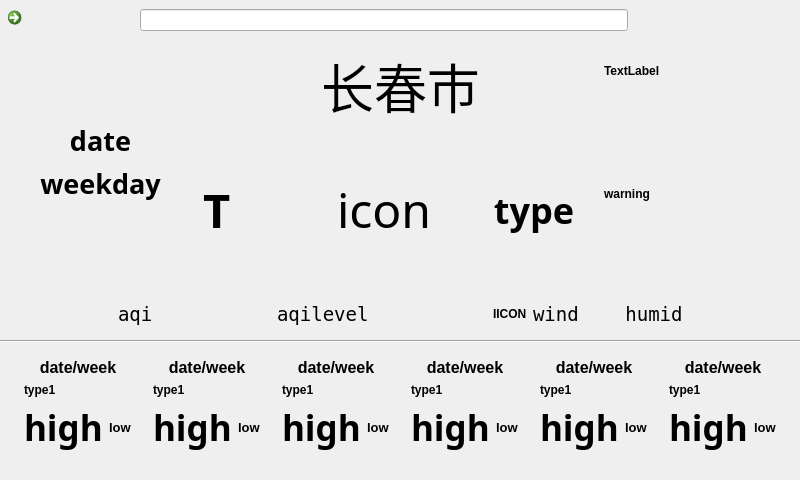
<?xml version="1.0" encoding="UTF-8"?>
<ui version="4.0">
 <class>weatherwindow</class>
 <widget class="QMainWindow" name="weatherwindow">
  <property name="enabled">
   <bool>true</bool>
  </property>
  <property name="geometry">
   <rect>
    <x>0</x>
    <y>0</y>
    <width>800</width>
    <height>480</height>
   </rect>
  </property>
  <property name="minimumSize">
   <size>
    <width>800</width>
    <height>480</height>
   </size>
  </property>
  <property name="maximumSize">
   <size>
    <width>800</width>
    <height>480</height>
   </size>
  </property>
  <property name="font">
   <font>
    <pointsize>9</pointsize>
    <bold>true</bold>
   </font>
  </property>
  <property name="windowTitle">
   <string>MainWindow</string>
  </property>
  <property name="styleSheet">
   <string notr="true">QMainWindow{background-image: url(:/new/prefix1/weather/wea1.png);}</string>
  </property>
  <property name="animated">
   <bool>true</bool>
  </property>
  <property name="tabShape">
   <enum>QTabWidget::Rounded</enum>
  </property>
  <widget class="QWidget" name="centralwidget">
   <widget class="QWidget" name="layoutWidget">
    <property name="geometry">
     <rect>
      <x>0</x>
      <y>0</y>
      <width>801</width>
      <height>461</height>
     </rect>
    </property>
    <layout class="QVBoxLayout" name="verticalLayout_10" stretch="2,12,2,1,0">
     <item>
      <layout class="QHBoxLayout" name="horizontalLayout_13">
       <item>
        <widget class="QCommandLinkButton" name="back">
         <property name="maximumSize">
          <size>
           <width>41</width>
           <height>41</height>
          </size>
         </property>
         <property name="font">
          <font>
           <family>Hannotate SC</family>
           <pointsize>28</pointsize>
           <bold>true</bold>
          </font>
         </property>
         <property name="text">
          <string/>
         </property>
         <property name="icon">
          <iconset>
           <normaloff>:/main/main.png</normaloff>:/main/main.png</iconset>
         </property>
         <property name="iconSize">
          <size>
           <width>50</width>
           <height>50</height>
          </size>
         </property>
        </widget>
       </item>
       <item>
        <layout class="QHBoxLayout" name="horizontalLayout_3">
         <item>
          <widget class="QPushButton" name="searchbutton_2">
           <property name="maximumSize">
            <size>
             <width>41</width>
             <height>41</height>
            </size>
           </property>
           <property name="font">
            <font>
             <family>Hannotate SC</family>
             <pointsize>18</pointsize>
             <bold>true</bold>
            </font>
           </property>
           <property name="text">
            <string/>
           </property>
           <property name="flat">
            <bool>true</bool>
           </property>
          </widget>
         </item>
         <item>
          <widget class="QPushButton" name="openSideBar">
           <property name="maximumSize">
            <size>
             <width>41</width>
             <height>41</height>
            </size>
           </property>
           <property name="text">
            <string/>
           </property>
           <property name="flat">
            <bool>true</bool>
           </property>
          </widget>
         </item>
         <item>
          <widget class="QLineEdit" name="searchline"/>
         </item>
         <item>
          <widget class="QPushButton" name="add">
           <property name="maximumSize">
            <size>
             <width>41</width>
             <height>41</height>
            </size>
           </property>
           <property name="text">
            <string/>
           </property>
           <property name="flat">
            <bool>true</bool>
           </property>
          </widget>
         </item>
         <item>
          <widget class="QPushButton" name="searchbutton">
           <property name="maximumSize">
            <size>
             <width>41</width>
             <height>41</height>
            </size>
           </property>
           <property name="font">
            <font>
             <family>Hannotate SC</family>
             <pointsize>18</pointsize>
             <bold>true</bold>
            </font>
           </property>
           <property name="text">
            <string/>
           </property>
           <property name="flat">
            <bool>true</bool>
           </property>
          </widget>
         </item>
         <item>
          <spacer name="horizontalSpacer_14">
           <property name="orientation">
            <enum>Qt::Horizontal</enum>
           </property>
           <property name="sizeType">
            <enum>QSizePolicy::Minimum</enum>
           </property>
           <property name="sizeHint" stdset="0">
            <size>
             <width>40</width>
             <height>20</height>
            </size>
           </property>
          </spacer>
         </item>
         <item>
          <spacer name="horizontalSpacer_13">
           <property name="orientation">
            <enum>Qt::Horizontal</enum>
           </property>
           <property name="sizeType">
            <enum>QSizePolicy::Minimum</enum>
           </property>
           <property name="sizeHint" stdset="0">
            <size>
             <width>40</width>
             <height>20</height>
            </size>
           </property>
          </spacer>
         </item>
        </layout>
       </item>
      </layout>
     </item>
     <item>
      <layout class="QHBoxLayout" name="horizontalLayout_12" stretch="1,2,1">
       <item>
        <widget class="QWidget" name="widget" native="true">
         <widget class="QWidget" name="layoutWidget">
          <property name="geometry">
           <rect>
            <x>20</x>
            <y>40</y>
            <width>161</width>
            <height>151</height>
           </rect>
          </property>
          <layout class="QVBoxLayout" name="verticalLayout">
           <item>
            <spacer name="verticalSpacer_2">
             <property name="orientation">
              <enum>Qt::Vertical</enum>
             </property>
             <property name="sizeHint" stdset="0">
              <size>
               <width>20</width>
               <height>40</height>
              </size>
             </property>
            </spacer>
           </item>
           <item>
            <widget class="QLabel" name="date_2">
             <property name="font">
              <font>
               <family>Hannotate SC</family>
               <pointsize>20</pointsize>
               <bold>true</bold>
              </font>
             </property>
             <property name="text">
              <string>date</string>
             </property>
             <property name="alignment">
              <set>Qt::AlignCenter</set>
             </property>
            </widget>
           </item>
           <item>
            <widget class="QLabel" name="weekday">
             <property name="font">
              <font>
               <family>Hannotate SC</family>
               <pointsize>20</pointsize>
               <bold>true</bold>
              </font>
             </property>
             <property name="text">
              <string>weekday</string>
             </property>
             <property name="alignment">
              <set>Qt::AlignCenter</set>
             </property>
            </widget>
           </item>
           <item>
            <spacer name="verticalSpacer">
             <property name="orientation">
              <enum>Qt::Vertical</enum>
             </property>
             <property name="sizeHint" stdset="0">
              <size>
               <width>20</width>
               <height>40</height>
              </size>
             </property>
            </spacer>
           </item>
          </layout>
         </widget>
        </widget>
       </item>
       <item>
        <layout class="QVBoxLayout" name="verticalLayout_9" stretch="1,3">
         <item>
          <widget class="QLabel" name="city">
           <property name="font">
            <font>
             <family>Hannotate SC</family>
             <pointsize>40</pointsize>
             <bold>false</bold>
            </font>
           </property>
           <property name="text">
            <string>长春市</string>
           </property>
           <property name="alignment">
            <set>Qt::AlignCenter</set>
           </property>
          </widget>
         </item>
         <item>
          <layout class="QHBoxLayout" name="horizontalLayout_2" stretch="1,1,1">
           <item>
            <widget class="QLabel" name="centigrade">
             <property name="font">
              <font>
               <family>Hannotate SC</family>
               <pointsize>35</pointsize>
               <bold>true</bold>
              </font>
             </property>
             <property name="text">
              <string>T</string>
             </property>
             <property name="alignment">
              <set>Qt::AlignLeading|Qt::AlignLeft|Qt::AlignVCenter</set>
             </property>
            </widget>
           </item>
           <item>
            <widget class="QLabel" name="icon">
             <property name="font">
              <font>
               <family>Yuppy SC</family>
               <pointsize>36</pointsize>
               <bold>false</bold>
              </font>
             </property>
             <property name="text">
              <string>icon</string>
             </property>
             <property name="scaledContents">
              <bool>true</bool>
             </property>
            </widget>
           </item>
           <item>
            <widget class="QLabel" name="type">
             <property name="font">
              <font>
               <family>Hannotate SC</family>
               <pointsize>27</pointsize>
               <bold>true</bold>
              </font>
             </property>
             <property name="text">
              <string>type</string>
             </property>
             <property name="alignment">
              <set>Qt::AlignCenter</set>
             </property>
            </widget>
           </item>
          </layout>
         </item>
        </layout>
       </item>
       <item>
        <layout class="QVBoxLayout" name="verticalLayout_8" stretch="1,4">
         <item>
          <widget class="QLabel" name="noticeIcon">
           <property name="text">
            <string>TextLabel</string>
           </property>
          </widget>
         </item>
         <item>
          <widget class="QLabel" name="warningPanel">
           <property name="text">
            <string>warning</string>
           </property>
          </widget>
         </item>
        </layout>
       </item>
      </layout>
     </item>
     <item>
      <layout class="QHBoxLayout" name="horizontalLayout_11">
       <item>
        <spacer name="horizontalSpacer_11">
         <property name="orientation">
          <enum>Qt::Horizontal</enum>
         </property>
         <property name="sizeHint" stdset="0">
          <size>
           <width>40</width>
           <height>20</height>
          </size>
         </property>
        </spacer>
       </item>
       <item>
        <widget class="QLabel" name="aqi">
         <property name="font">
          <font>
           <family>Andale Mono</family>
           <pointsize>14</pointsize>
           <bold>false</bold>
          </font>
         </property>
         <property name="text">
          <string>aqi</string>
         </property>
        </widget>
       </item>
       <item>
        <spacer name="horizontalSpacer_8">
         <property name="orientation">
          <enum>Qt::Horizontal</enum>
         </property>
         <property name="sizeHint" stdset="0">
          <size>
           <width>40</width>
           <height>20</height>
          </size>
         </property>
        </spacer>
       </item>
       <item>
        <widget class="QLabel" name="aqilevel">
         <property name="font">
          <font>
           <family>Andale Mono</family>
           <pointsize>14</pointsize>
           <bold>false</bold>
          </font>
         </property>
         <property name="text">
          <string>aqilevel</string>
         </property>
        </widget>
       </item>
       <item>
        <spacer name="horizontalSpacer_9">
         <property name="orientation">
          <enum>Qt::Horizontal</enum>
         </property>
         <property name="sizeHint" stdset="0">
          <size>
           <width>40</width>
           <height>20</height>
          </size>
         </property>
        </spacer>
       </item>
       <item>
        <layout class="QHBoxLayout" name="horizontalLayout">
         <item>
          <widget class="QLabel" name="windIcon">
           <property name="text">
            <string>IICON</string>
           </property>
          </widget>
         </item>
         <item>
          <widget class="QLabel" name="wind">
           <property name="font">
            <font>
             <family>Andale Mono</family>
             <pointsize>14</pointsize>
             <bold>false</bold>
            </font>
           </property>
           <property name="text">
            <string>wind</string>
           </property>
          </widget>
         </item>
         <item>
          <spacer name="horizontalSpacer_10">
           <property name="orientation">
            <enum>Qt::Horizontal</enum>
           </property>
           <property name="sizeHint" stdset="0">
            <size>
             <width>40</width>
             <height>20</height>
            </size>
           </property>
          </spacer>
         </item>
        </layout>
       </item>
       <item>
        <widget class="QLabel" name="humid">
         <property name="font">
          <font>
           <family>Andale Mono</family>
           <pointsize>14</pointsize>
           <bold>false</bold>
          </font>
         </property>
         <property name="text">
          <string>humid</string>
         </property>
         <property name="alignment">
          <set>Qt::AlignCenter</set>
         </property>
        </widget>
       </item>
       <item>
        <spacer name="horizontalSpacer_12">
         <property name="orientation">
          <enum>Qt::Horizontal</enum>
         </property>
         <property name="sizeHint" stdset="0">
          <size>
           <width>40</width>
           <height>20</height>
          </size>
         </property>
        </spacer>
       </item>
      </layout>
     </item>
     <item>
      <widget class="Line" name="line_2">
       <property name="orientation">
        <enum>Qt::Horizontal</enum>
       </property>
      </widget>
     </item>
     <item>
      <widget class="QWidget" name="glass" native="true">
       <layout class="QHBoxLayout" name="horizontalLayout_10">
        <item>
         <spacer name="horizontalSpacer_7">
          <property name="orientation">
           <enum>Qt::Horizontal</enum>
          </property>
          <property name="sizeHint" stdset="0">
           <size>
            <width>40</width>
            <height>20</height>
           </size>
          </property>
         </spacer>
        </item>
        <item>
         <layout class="QVBoxLayout" name="verticalLayout_2">
          <item>
           <widget class="QLabel" name="dateweekday">
            <property name="font">
             <font>
              <pointsize>12</pointsize>
              <bold>true</bold>
             </font>
            </property>
            <property name="text">
             <string>date/week</string>
            </property>
            <property name="alignment">
             <set>Qt::AlignCenter</set>
            </property>
           </widget>
          </item>
          <item>
           <widget class="QLabel" name="type1">
            <property name="text">
             <string>type1</string>
            </property>
            <property name="scaledContents">
             <bool>true</bool>
            </property>
           </widget>
          </item>
          <item>
           <layout class="QHBoxLayout" name="horizontalLayout_4">
            <item>
             <widget class="QLabel" name="high">
              <property name="font">
               <font>
                <family>Heiti SC</family>
                <pointsize>26</pointsize>
                <bold>true</bold>
               </font>
              </property>
              <property name="text">
               <string>high</string>
              </property>
             </widget>
            </item>
            <item>
             <widget class="QLabel" name="low">
              <property name="font">
               <font>
                <pointsize>10</pointsize>
                <bold>true</bold>
               </font>
              </property>
              <property name="text">
               <string>low</string>
              </property>
             </widget>
            </item>
           </layout>
          </item>
         </layout>
        </item>
        <item>
         <spacer name="horizontalSpacer">
          <property name="orientation">
           <enum>Qt::Horizontal</enum>
          </property>
          <property name="sizeHint" stdset="0">
           <size>
            <width>40</width>
            <height>20</height>
           </size>
          </property>
         </spacer>
        </item>
        <item>
         <layout class="QVBoxLayout" name="verticalLayout_3">
          <item>
           <widget class="QLabel" name="dateweekday_2">
            <property name="font">
             <font>
              <pointsize>12</pointsize>
              <bold>true</bold>
             </font>
            </property>
            <property name="text">
             <string>date/week</string>
            </property>
            <property name="alignment">
             <set>Qt::AlignCenter</set>
            </property>
           </widget>
          </item>
          <item>
           <widget class="QLabel" name="type1_2">
            <property name="text">
             <string>type1</string>
            </property>
            <property name="scaledContents">
             <bool>true</bool>
            </property>
           </widget>
          </item>
          <item>
           <layout class="QHBoxLayout" name="horizontalLayout_5">
            <item>
             <widget class="QLabel" name="high_2">
              <property name="font">
               <font>
                <family>Heiti SC</family>
                <pointsize>26</pointsize>
                <bold>true</bold>
               </font>
              </property>
              <property name="text">
               <string>high</string>
              </property>
             </widget>
            </item>
            <item>
             <widget class="QLabel" name="low_2">
              <property name="font">
               <font>
                <pointsize>10</pointsize>
                <bold>true</bold>
               </font>
              </property>
              <property name="text">
               <string>low</string>
              </property>
             </widget>
            </item>
           </layout>
          </item>
         </layout>
        </item>
        <item>
         <spacer name="horizontalSpacer_2">
          <property name="orientation">
           <enum>Qt::Horizontal</enum>
          </property>
          <property name="sizeHint" stdset="0">
           <size>
            <width>40</width>
            <height>20</height>
           </size>
          </property>
         </spacer>
        </item>
        <item>
         <layout class="QVBoxLayout" name="verticalLayout_4">
          <item>
           <widget class="QLabel" name="dateweekday_3">
            <property name="font">
             <font>
              <pointsize>12</pointsize>
              <bold>true</bold>
             </font>
            </property>
            <property name="text">
             <string>date/week</string>
            </property>
            <property name="alignment">
             <set>Qt::AlignCenter</set>
            </property>
           </widget>
          </item>
          <item>
           <widget class="QLabel" name="type1_3">
            <property name="text">
             <string>type1</string>
            </property>
            <property name="scaledContents">
             <bool>true</bool>
            </property>
           </widget>
          </item>
          <item>
           <layout class="QHBoxLayout" name="horizontalLayout_6">
            <item>
             <widget class="QLabel" name="high_3">
              <property name="font">
               <font>
                <family>Heiti SC</family>
                <pointsize>26</pointsize>
                <bold>true</bold>
               </font>
              </property>
              <property name="text">
               <string>high</string>
              </property>
             </widget>
            </item>
            <item>
             <widget class="QLabel" name="low_3">
              <property name="font">
               <font>
                <pointsize>10</pointsize>
                <bold>true</bold>
               </font>
              </property>
              <property name="text">
               <string>low</string>
              </property>
             </widget>
            </item>
           </layout>
          </item>
         </layout>
        </item>
        <item>
         <spacer name="horizontalSpacer_3">
          <property name="orientation">
           <enum>Qt::Horizontal</enum>
          </property>
          <property name="sizeHint" stdset="0">
           <size>
            <width>40</width>
            <height>20</height>
           </size>
          </property>
         </spacer>
        </item>
        <item>
         <layout class="QVBoxLayout" name="verticalLayout_5">
          <item>
           <widget class="QLabel" name="dateweekday_4">
            <property name="font">
             <font>
              <pointsize>12</pointsize>
              <bold>true</bold>
             </font>
            </property>
            <property name="text">
             <string>date/week</string>
            </property>
            <property name="alignment">
             <set>Qt::AlignCenter</set>
            </property>
           </widget>
          </item>
          <item>
           <widget class="QLabel" name="type1_4">
            <property name="text">
             <string>type1</string>
            </property>
            <property name="scaledContents">
             <bool>true</bool>
            </property>
           </widget>
          </item>
          <item>
           <layout class="QHBoxLayout" name="horizontalLayout_7">
            <item>
             <widget class="QLabel" name="high_4">
              <property name="font">
               <font>
                <family>Heiti SC</family>
                <pointsize>26</pointsize>
                <bold>true</bold>
               </font>
              </property>
              <property name="text">
               <string>high</string>
              </property>
             </widget>
            </item>
            <item>
             <widget class="QLabel" name="low_4">
              <property name="font">
               <font>
                <pointsize>10</pointsize>
                <bold>true</bold>
               </font>
              </property>
              <property name="text">
               <string>low</string>
              </property>
             </widget>
            </item>
           </layout>
          </item>
         </layout>
        </item>
        <item>
         <spacer name="horizontalSpacer_4">
          <property name="orientation">
           <enum>Qt::Horizontal</enum>
          </property>
          <property name="sizeHint" stdset="0">
           <size>
            <width>40</width>
            <height>20</height>
           </size>
          </property>
         </spacer>
        </item>
        <item>
         <layout class="QVBoxLayout" name="verticalLayout_6">
          <item>
           <widget class="QLabel" name="dateweekday_5">
            <property name="font">
             <font>
              <pointsize>12</pointsize>
              <bold>true</bold>
             </font>
            </property>
            <property name="text">
             <string>date/week</string>
            </property>
            <property name="alignment">
             <set>Qt::AlignCenter</set>
            </property>
           </widget>
          </item>
          <item>
           <widget class="QLabel" name="type1_5">
            <property name="text">
             <string>type1</string>
            </property>
            <property name="scaledContents">
             <bool>true</bool>
            </property>
           </widget>
          </item>
          <item>
           <layout class="QHBoxLayout" name="horizontalLayout_8">
            <item>
             <widget class="QLabel" name="high_5">
              <property name="font">
               <font>
                <family>Heiti SC</family>
                <pointsize>26</pointsize>
                <bold>true</bold>
               </font>
              </property>
              <property name="text">
               <string>high</string>
              </property>
             </widget>
            </item>
            <item>
             <widget class="QLabel" name="low_5">
              <property name="font">
               <font>
                <pointsize>10</pointsize>
                <bold>true</bold>
               </font>
              </property>
              <property name="text">
               <string>low</string>
              </property>
             </widget>
            </item>
           </layout>
          </item>
         </layout>
        </item>
        <item>
         <spacer name="horizontalSpacer_5">
          <property name="orientation">
           <enum>Qt::Horizontal</enum>
          </property>
          <property name="sizeHint" stdset="0">
           <size>
            <width>40</width>
            <height>20</height>
           </size>
          </property>
         </spacer>
        </item>
        <item>
         <layout class="QVBoxLayout" name="verticalLayout_7">
          <item>
           <widget class="QLabel" name="dateweekday_6">
            <property name="font">
             <font>
              <pointsize>12</pointsize>
              <bold>true</bold>
             </font>
            </property>
            <property name="text">
             <string>date/week</string>
            </property>
            <property name="alignment">
             <set>Qt::AlignCenter</set>
            </property>
           </widget>
          </item>
          <item>
           <widget class="QLabel" name="type1_6">
            <property name="text">
             <string>type1</string>
            </property>
            <property name="scaledContents">
             <bool>true</bool>
            </property>
           </widget>
          </item>
          <item>
           <layout class="QHBoxLayout" name="horizontalLayout_9">
            <item>
             <widget class="QLabel" name="high_6">
              <property name="font">
               <font>
                <family>Heiti SC</family>
                <pointsize>26</pointsize>
                <bold>true</bold>
               </font>
              </property>
              <property name="text">
               <string>high</string>
              </property>
             </widget>
            </item>
            <item>
             <widget class="QLabel" name="low_6">
              <property name="font">
               <font>
                <pointsize>10</pointsize>
                <bold>true</bold>
               </font>
              </property>
              <property name="text">
               <string>low</string>
              </property>
             </widget>
            </item>
           </layout>
          </item>
         </layout>
        </item>
        <item>
         <spacer name="horizontalSpacer_6">
          <property name="orientation">
           <enum>Qt::Horizontal</enum>
          </property>
          <property name="sizeHint" stdset="0">
           <size>
            <width>40</width>
            <height>20</height>
           </size>
          </property>
         </spacer>
        </item>
       </layout>
      </widget>
     </item>
    </layout>
   </widget>
  </widget>
 </widget>
 <resources/>
 <connections/>
</ui>
